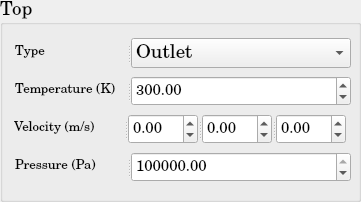
          <widget class="QGroupBox" name="SP_BoundaryCondition_Top">
           <property name="minimumSize">
            <size>
             <width>361</width>
             <height>202</height>
            </size>
           </property>
           <property name="maximumSize">
            <size>
             <width>361</width>
             <height>202</height>
            </size>
           </property>
           <property name="font">
            <font>
             <family>Century Schoolbook L</family>
             <pointsize>14</pointsize>
             <weight>50</weight>
             <bold>false</bold>
            </font>
           </property>
           <property name="title">
            <string>Top</string>
           </property>
           <layout class="QGridLayout" name="gridLayout_61">
            <item row="2" column="0">
             <widget class="QSplitter" name="splitter_47">
              <property name="minimumSize">
               <size>
                <width>338</width>
                <height>30</height>
               </size>
              </property>
              <property name="maximumSize">
               <size>
                <width>331</width>
                <height>30</height>
               </size>
              </property>
              <property name="orientation">
               <enum>Qt::Horizontal</enum>
              </property>
              <widget class="QLabel" name="SP_Temperature_Top_BC">
               <property name="minimumSize">
                <size>
                 <width>110</width>
                 <height>30</height>
                </size>
               </property>
               <property name="maximumSize">
                <size>
                 <width>110</width>
                 <height>30</height>
                </size>
               </property>
               <property name="text">
                <string>&lt;html&gt;&lt;head/&gt;&lt;body&gt;&lt;p&gt;&lt;span style=&quot; font-size:10pt;&quot;&gt;Temperature (K)&lt;/span&gt;&lt;/p&gt;&lt;/body&gt;&lt;/html&gt;</string>
               </property>
              </widget>
              <widget class="QDoubleSpinBox" name="SP_Temperature_Top_BC_doubleSpinBox">
               <property name="minimumSize">
                <size>
                 <width>220</width>
                 <height>30</height>
                </size>
               </property>
               <property name="maximumSize">
                <size>
                 <width>220</width>
                 <height>30</height>
                </size>
               </property>
               <property name="font">
                <font>
                 <pointsize>11</pointsize>
                </font>
               </property>
               <property name="maximum">
                <double>1000000000.000000000000000</double>
               </property>
               <property name="value">
                <double>300.000000000000000</double>
               </property>
              </widget>
             </widget>
            </item>
            <item row="3" column="0">
             <widget class="QSplitter" name="splitter_40">
              <property name="orientation">
               <enum>Qt::Horizontal</enum>
              </property>
              <widget class="QLabel" name="SP_Velocity_Top_BC">
               <property name="minimumSize">
                <size>
                 <width>110</width>
                 <height>30</height>
                </size>
               </property>
               <property name="maximumSize">
                <size>
                 <width>110</width>
                 <height>30</height>
                </size>
               </property>
               <property name="text">
                <string>&lt;html&gt;&lt;head/&gt;&lt;body&gt;&lt;p&gt;&lt;span style=&quot; font-size:10pt;&quot;&gt;Velocity (m/s)&lt;/span&gt;&lt;/p&gt;&lt;/body&gt;&lt;/html&gt;</string>
               </property>
              </widget>
              <widget class="QSplitter" name="splitter_70">
               <property name="minimumSize">
                <size>
                 <width>220</width>
                 <height>30</height>
                </size>
               </property>
               <property name="maximumSize">
                <size>
                 <width>212</width>
                 <height>30</height>
                </size>
               </property>
               <property name="orientation">
                <enum>Qt::Horizontal</enum>
               </property>
               <widget class="QDoubleSpinBox" name="SP_Velocity_1d_Top_BC_doubleSpinBox">
                <property name="minimumSize">
                 <size>
                  <width>68</width>
                  <height>30</height>
                 </size>
                </property>
                <property name="maximumSize">
                 <size>
                  <width>70</width>
                  <height>30</height>
                 </size>
                </property>
                <property name="font">
                 <font>
                  <pointsize>11</pointsize>
                 </font>
                </property>
                <property name="minimum">
                 <double>-1000000000.000000000000000</double>
                </property>
                <property name="maximum">
                 <double>1000000000.000000000000000</double>
                </property>
               </widget>
               <widget class="QDoubleSpinBox" name="SP_Velocity_2d_Top_BC_doubleSpinBox">
                <property name="minimumSize">
                 <size>
                  <width>68</width>
                  <height>30</height>
                 </size>
                </property>
                <property name="maximumSize">
                 <size>
                  <width>70</width>
                  <height>30</height>
                 </size>
                </property>
                <property name="font">
                 <font>
                  <pointsize>11</pointsize>
                 </font>
                </property>
                <property name="minimum">
                 <double>-1000000000.000000000000000</double>
                </property>
                <property name="maximum">
                 <double>1000000000.000000000000000</double>
                </property>
               </widget>
               <widget class="QDoubleSpinBox" name="SP_Velocity_3d_Top_BC_doubleSpinBox">
                <property name="minimumSize">
                 <size>
                  <width>68</width>
                  <height>30</height>
                 </size>
                </property>
                <property name="maximumSize">
                 <size>
                  <width>70</width>
                  <height>30</height>
                 </size>
                </property>
                <property name="font">
                 <font>
                  <pointsize>11</pointsize>
                 </font>
                </property>
                <property name="minimum">
                 <double>-1000000000.000000000000000</double>
                </property>
                <property name="maximum">
                 <double>1000000000.000000000000000</double>
                </property>
               </widget>
              </widget>
             </widget>
            </item>
            <item row="4" column="0">
             <widget class="QSplitter" name="splitter_71">
              <property name="minimumSize">
               <size>
                <width>338</width>
                <height>30</height>
               </size>
              </property>
              <property name="maximumSize">
               <size>
                <width>331</width>
                <height>30</height>
               </size>
              </property>
              <property name="orientation">
               <enum>Qt::Horizontal</enum>
              </property>
              <widget class="QLabel" name="SP_Pressure_Top_BC">
               <property name="minimumSize">
                <size>
                 <width>110</width>
                 <height>30</height>
                </size>
               </property>
               <property name="maximumSize">
                <size>
                 <width>110</width>
                 <height>30</height>
                </size>
               </property>
               <property name="text">
                <string>&lt;html&gt;&lt;head/&gt;&lt;body&gt;&lt;p&gt;&lt;span style=&quot; font-size:10pt;&quot;&gt;Pressure (Pa)&lt;/span&gt;&lt;/p&gt;&lt;/body&gt;&lt;/html&gt;</string>
               </property>
              </widget>
              <widget class="QDoubleSpinBox" name="SP_Pressure_Top_BC_doubleSpinBox">
               <property name="minimumSize">
                <size>
                 <width>220</width>
                 <height>30</height>
                </size>
               </property>
               <property name="maximumSize">
                <size>
                 <width>220</width>
                 <height>30</height>
                </size>
               </property>
               <property name="font">
                <font>
                 <pointsize>11</pointsize>
                </font>
               </property>
               <property name="maximum">
                <double>1000000000.000000000000000</double>
               </property>
               <property name="value">
                <double>100000.000000000000000</double>
               </property>
              </widget>
             </widget>
            </item>
            <item row="1" column="0">
             <widget class="QSplitter" name="splitter_46">
              <property name="minimumSize">
               <size>
                <width>338</width>
                <height>30</height>
               </size>
              </property>
              <property name="maximumSize">
               <size>
                <width>331</width>
                <height>30</height>
               </size>
              </property>
              <property name="orientation">
               <enum>Qt::Horizontal</enum>
              </property>
              <widget class="QLabel" name="SP_Type_Top_BC">
               <property name="minimumSize">
                <size>
                 <width>110</width>
                 <height>30</height>
                </size>
               </property>
               <property name="maximumSize">
                <size>
                 <width>110</width>
                 <height>30</height>
                </size>
               </property>
               <property name="text">
                <string>&lt;html&gt;&lt;head/&gt;&lt;body&gt;&lt;p&gt;&lt;span style=&quot; font-size:10pt;&quot;&gt;Type&lt;/span&gt;&lt;/p&gt;&lt;/body&gt;&lt;/html&gt;</string>
               </property>
              </widget>
              <widget class="QComboBox" name="SP_Type_Top_BC_ComboBox">
               <property name="minimumSize">
                <size>
                 <width>220</width>
                 <height>30</height>
                </size>
               </property>
               <property name="maximumSize">
                <size>
                 <width>220</width>
                 <height>30</height>
                </size>
               </property>
               <item>
                <property name="text">
                 <string>Outlet</string>
                </property>
               </item>
               <item>
                <property name="text">
                 <string>Wall</string>
                </property>
               </item>
               <item>
                <property name="text">
                 <string>Inlet</string>
                </property>
               </item>
               <item>
                <property name="text">
                 <string>Neumann</string>
                </property>
               </item>
               <item>
                <property name="text">
                 <string>Dirichlet</string>
                </property>
               </item>
              </widget>
             </widget>
            </item>
           </layout>
          </widget>
